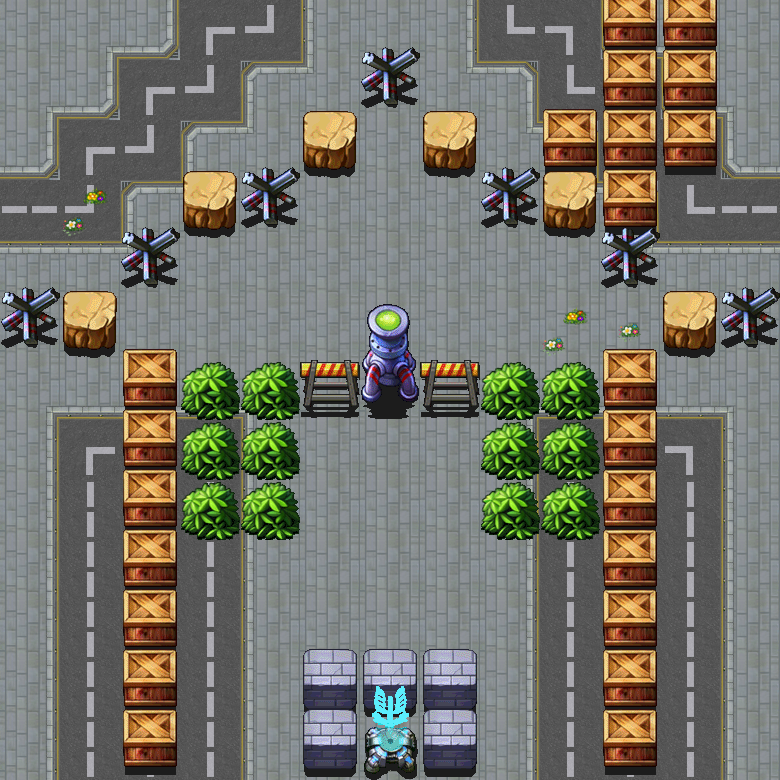

A level layout from a 2D game, rendered from its tile map. Below: a short description, then the map file with tile-grid data replaced by summaries:
An orthogonal 13x13 tile map with 60x60 px tiles, 19 tile layers (floor, river, riverfake, bridge, ...), 4 tilesets and 4 objects (plyartPoint, enemyPoint1, enemyPoint2, enemyPoint3).

<map version="1.0" orientation="orthogonal" width="13" height="13" tilewidth="60" tileheight="60">
 <properties>
  <property name="3" value="10" />
  <property name="7" value="8" />
  <property name="8" value="16" />
  <property name="9" value="16" />
 </properties>
 <tileset firstgid="1" name="floor_city" tilewidth="60" tileheight="60">
  <image source="floor_city.png" width="240" height="600" />
 </tileset>
 <tileset firstgid="41" name="block" tilewidth="60" tileheight="120">
  <image source="block.png" width="600" height="600" />
 </tileset>
 <tileset firstgid="91" name="bridge" tilewidth="60" tileheight="60">
  <image source="bridge.png" width="360" height="60" />
 </tileset>
 <tileset firstgid="97" name="garbage" tilewidth="60" tileheight="60">
  <image source="garbage.png" width="540" height="60" />
 </tileset>
 <layer name="floor" width="13" height="13">
  <data>[169 cells, 169 non-empty, 20 distinct tile ids]</data>
 </layer>
 <layer name="river" width="13" height="13">
  <data>[169 cells, 12 non-empty, 1 distinct tile ids]</data>
 </layer>
 <layer name="riverfake" width="13" height="13">
  <data>[169 cells, 1 non-empty, 1 distinct tile ids]</data>
 </layer>
 <layer name="bridge" width="13" height="13">
  <data>[169 cells, 1 non-empty, 1 distinct tile ids]</data>
 </layer>
 <layer name="garbage" width="13" height="13">
  <data>[169 cells, 3 non-empty, 2 distinct tile ids]</data>
 </layer>
 <layer name="block0" width="13" height="13">
  <data>[169 cells, 2 non-empty, 1 distinct tile ids]</data>
 </layer>
 <layer name="block1" width="13" height="13">
  <data>[169 cells, 3 non-empty, 2 distinct tile ids]</data>
 </layer>
 <layer name="block2" width="13" height="13">
  <data>[169 cells, 5 non-empty, 2 distinct tile ids]</data>
 </layer>
 <layer name="block3" width="13" height="13">
  <data>[169 cells, 5 non-empty, 3 distinct tile ids]</data>
 </layer>
 <layer name="block4" width="13" height="13">
  <data>[169 cells, 2 non-empty, 1 distinct tile ids]</data>
 </layer>
 <layer name="block5" width="13" height="13">
  <data>[169 cells, 4 non-empty, 2 distinct tile ids]</data>
 </layer>
 <layer name="block6" width="13" height="13">
  <data>[169 cells, 5 non-empty, 3 distinct tile ids]</data>
 </layer>
 <layer name="block7" width="13" height="13">
  <data>[169 cells, 2 non-empty, 1 distinct tile ids]</data>
 </layer>
 <layer name="block8" width="13" height="13">
  <data>[169 cells, 2 non-empty, 1 distinct tile ids]</data>
 </layer>
 <layer name="block9" width="13" height="13">
  <data>[169 cells, 2 non-empty, 1 distinct tile ids]</data>
 </layer>
 <layer name="block10" width="13" height="13">
  <data>[169 cells, 2 non-empty, 1 distinct tile ids]</data>
 </layer>
 <layer name="block11" width="13" height="13">
  <data>[169 cells, 5 non-empty, 2 distinct tile ids]</data>
 </layer>
 <layer name="block12" width="13" height="13">
  <data>[169 cells, 5 non-empty, 3 distinct tile ids]</data>
 </layer>
 <objectgroup name="Objects" width="13" height="13">
  <object name="plyartPoint" x="274" y="723" width="27" height="27" />
  <object name="enemyPoint1" x="391" y="2" width="28" height="28" />
  <object name="enemyPoint2" x="30" y="3" width="28" height="28" />
  <object name="enemyPoint3" x="750" y="1" width="28" height="28" />
 </objectgroup>
 <layer name="grass" width="13" height="13">
  <data>[169 cells, 12 non-empty, 1 distinct tile ids]</data>
 </layer>
</map>
